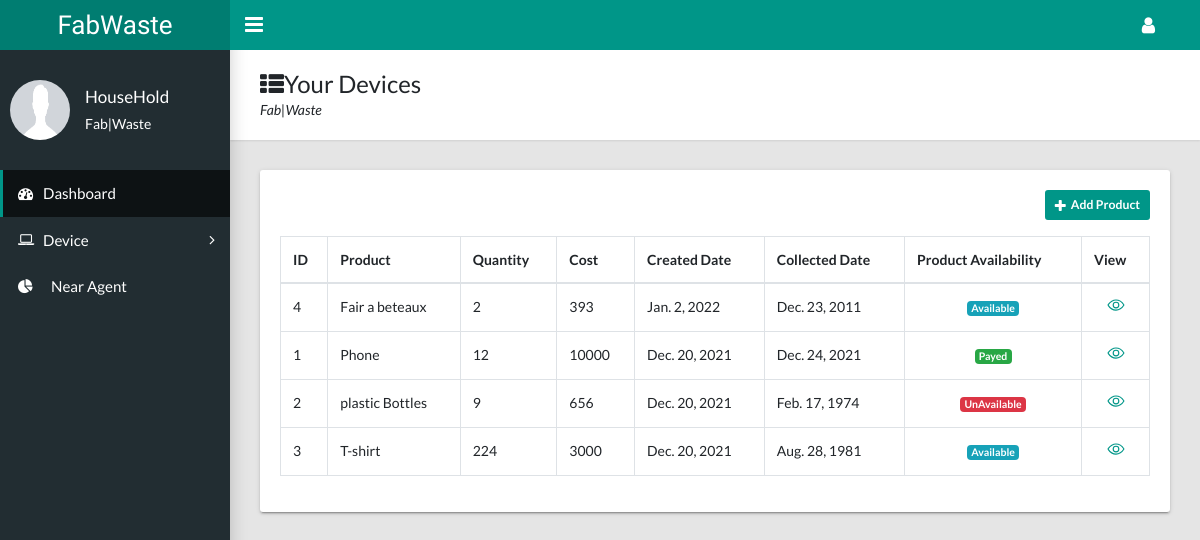
The page /product/view-product (signed in) on the database as committed earlier.
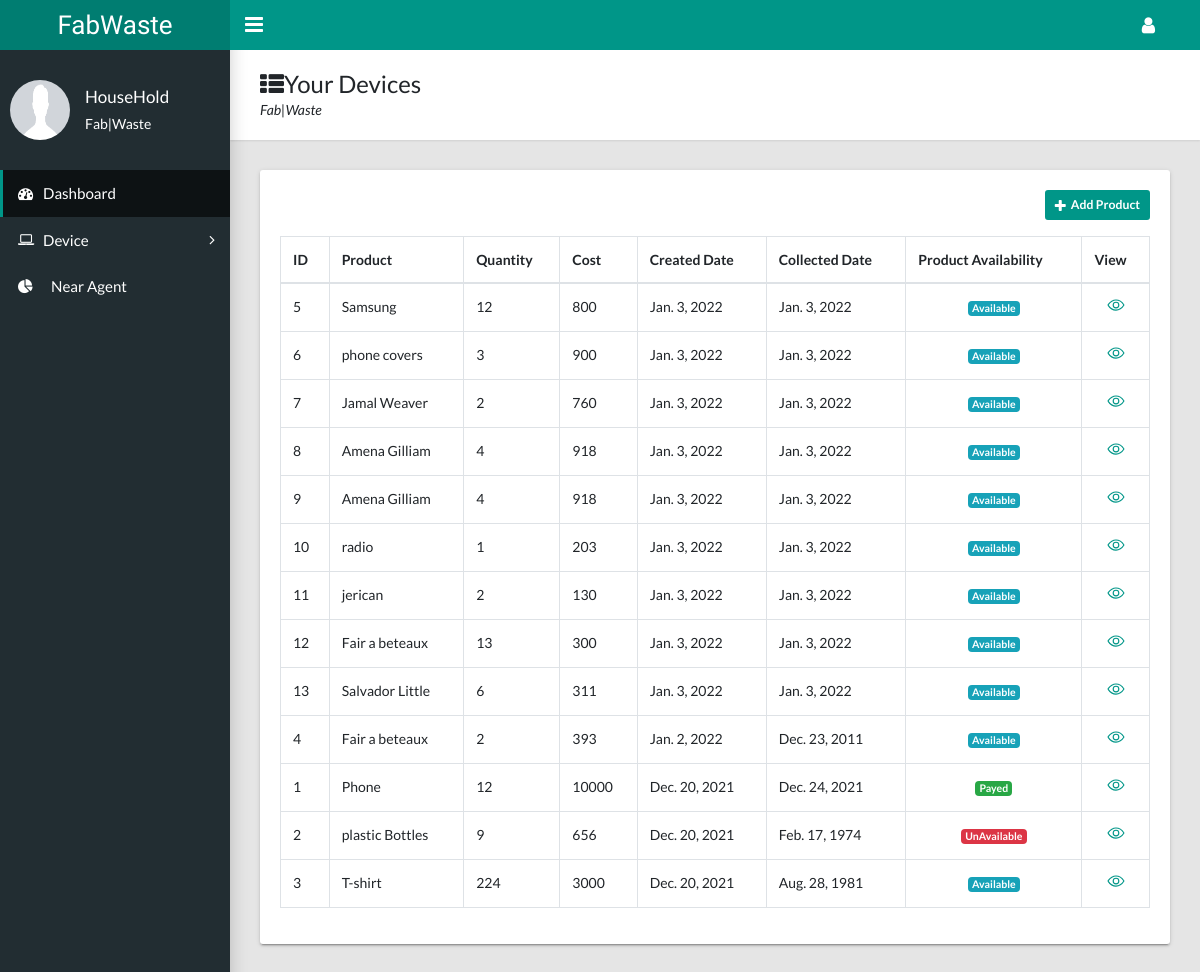
The same page on the database as committed later.
### products/models.py (models this page shows, shortened)
class Product(models.Model):
    AVAILABILITY = (
        ('Available', 'Available'),
        ('UnAvailable', 'UnAvailable'),
    )
    STATUS = (
        ('Collected', 'Collected'),
        ('Pending', 'Pending'), ('Denied', 'Denied'),
    )
    user = models.ForeignKey(UsersAccount, on_delete=models.DO_NOTHING)
    category = models.ForeignKey(Category, on_delete=models.DO_NOTHING)
    product_name = models.CharField(max_length=100)
    product_image = models.ImageField(upload_to='media')
    description = models.TextField()
    created_date = models.DateField(auto_now_add=True)
    collected_date = models.DateField()
    quantity = models.IntegerField()
    status = models.CharField(max_length=10, choices=STATUS, default='Pending')
    availability = models.CharField(max_length=20, choices=AVAILABILITY, default='Available')
    payed = models.BooleanField(default=False)
    desired_price = models.DecimalField(max_digits=10, decimal_places=0, default=0)
    buying_price = models.DecimalField(max_digits=10, decimal_places=0, default=0)
    selling_price = models.DecimalField(max_digits=10, decimal_places=0, default=0)
    district = models.ForeignKey(District, on_delete=models.SET_NULL, null=True)
    sector = models.CharField(max_length=100)
    cell = models.CharField(max_length=100)
    village = models.CharField(max_length=100)
    road_number = models.CharField(max_length=100, null=True, blank=True)
    house_number = models.CharField(max_length=100, null=True, blank=True)
    location_description = models.TextField(max_length=150, null=True, blank=True)
    class Meta:
        ordering = ['-created_date']

### products/views.py (the view)
# urls.py: path('view-product', houseHoldProducts, name='view_product'),
def houseHoldProducts(request):
    products = Product.objects.filter(user=request.user).order_by('-created_date')
    return render(request, 'houseHoldProducts.html', {'products': products})

### templates/houseHoldProducts.html (shortened to what this page needs)
{% extends 'dashboard/dashboard.html' %}
{% load static %}
{% block dashboard_content %}
    <main class="app-content">
      <div class="app-title">
        <div>
          <h1><i class="fa fa-th-list"></i>Your Devices</h1>
          <p>Fab|Waste</p>
        </div>
      </div>
      <div class="row">
        <div class="col-md-12">
          <div class="tile">
              <div class="text-right mb-3"><a href="{% url 'add_product' %}" class="btn btn-primary btn-sm"><i class="fa fa-plus"></i>Add Product</a></div>
            <div class="tile-body">
              <div class="table-responsive">
                <table class="table table-hover table-bordered" id="sampleTable">
                  <thead>
                    <tr>
                      <th>ID</th>
                      <th>Product</th>
                      <th>Quantity</th>
                      <th>Cost</th>
                      <th>Created Date</th>
                      <th>Collected Date</th>
                      <th>Product Availability</th>
                      <th>View</th>
                    </tr>
                  </thead>
                  <tbody>
                    {% for device in products %}
                        <tr>
                          <td>{{ device.id}}</td>
                          <td>{{ device.product_name}}</td>
                          <td>{{ device.quantity}}</td>
                          <td>{{ device.desired_price}}</td>
                          <td>{{ device.created_date}}</td>
                          <td>{{ device.collected_date}}</td>
                          <td class="text-center">
                              <span class="badge {% if device.payed == True %}badge-success {% elif device.availability == 'UnAvailable' %}badge-danger{% elif device.availability == 'Available' %}badge-info{% endif %}">{% if device.payed == True %}
                              Payed {% else %}{{ device.availability }}{% endif %} </span></td>
                          <td>
                            <div class="text-center">
                              <a href="{% url 'device_details' device.pk %}"><ion-icon name="eye-outline" style="font-size: large"></ion-icon></a>
                            </div>
                          </td>
                        </tr>
                    {% endfor %}
                  </tbody>
                </table>
              </div>
            </div>
          </div>
        </div>
      </div>
    </main>
    {% endblock %}

Rows that differ between the two databases and show on the page:
added Product: id "5", product_name "Samsung", quantity "12", desired_price "800", created_date "Jan. 3, 2022", collected_date "Jan. 3, 2022", availability "Available"
added Product: id "6", product_name "phone covers", quantity "3", desired_price "900", created_date "Jan. 3, 2022", collected_date "Jan. 3, 2022", availability "Available"
added Product: id "7", product_name "Jamal Weaver", quantity "2", desired_price "760", created_date "Jan. 3, 2022", collected_date "Jan. 3, 2022", availability "Available"
added Product: id "8", product_name "Amena Gilliam", quantity "4", desired_price "918", created_date "Jan. 3, 2022", collected_date "Jan. 3, 2022", availability "Available"
added Product: id "9", product_name "Amena Gilliam", quantity "4", desired_price "918", created_date "Jan. 3, 2022", collected_date "Jan. 3, 2022", availability "Available"
added Product: id "10", product_name "radio", quantity "1", desired_price "203", created_date "Jan. 3, 2022", collected_date "Jan. 3, 2022", availability "Available"
added Product: id "11", product_name "jerican", quantity "2", desired_price "130", created_date "Jan. 3, 2022", collected_date "Jan. 3, 2022", availability "Available"
added Product: id "12", product_name "Fair a beteaux", quantity "13", desired_price "300", created_date "Jan. 3, 2022", collected_date "Jan. 3, 2022", availability "Available"
added Product: id "13", product_name "Salvador Little", quantity "6", desired_price "311", created_date "Jan. 3, 2022", collected_date "Jan. 3, 2022", availability "Available"
